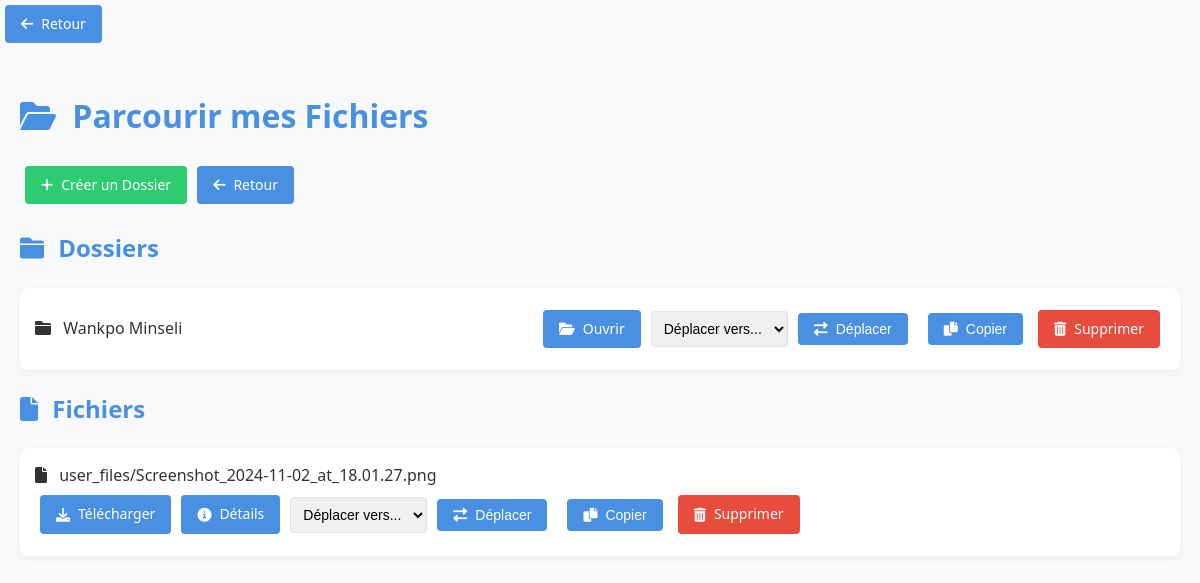
Screenshot of /browse/19/ (signed in) with the database file from the repository.
### drive/models.py (models this page shows, shortened)
class Folder(models.Model):
    name = models.CharField(max_length=255)
    user = models.ForeignKey(User, on_delete=models.CASCADE)
    parent_folder = models.ForeignKey('self', null=True, blank=True, related_name='subfolders', on_delete=models.CASCADE)

class File(models.Model):
    file = models.FileField(upload_to='user_files/')
    user = models.ForeignKey(User, on_delete=models.CASCADE)
    folder = models.ForeignKey(Folder, null=True, blank=True, related_name='files', on_delete=models.CASCADE)
    uploaded_at = models.DateTimeField(auto_now_add=True)
    file_size = models.PositiveIntegerField(null=True, blank=True)  # Permettre null temporairement
    file_type = models.CharField(max_length=50, null=True, blank=True)  # Permettre null temporairement

### drive/views.py (the view)
# urls.py: path('browse/', browse_files, name='browse_files'),
@login_required
def browse_files(request, folder_id=None):
    if folder_id:
        current_folder = get_object_or_404(Folder, id=folder_id, user=request.user)
    else:
        current_folder = None
    folders = Folder.objects.filter(parent_folder=current_folder, user=request.user)
    files = File.objects.filter(folder=current_folder, user=request.user)
    context = {
        'current_folder': current_folder,
        'folders': folders,
        'files': files,
    }
    return render(request, 'drive/browse_files.html', context)

### drive/templates/drive/browse_files.html (shortened to what this page needs)
{% load static %}
<!DOCTYPE html>
<html lang="fr">
<head>
    <link href="https://cdnjs.cloudflare.com/ajax/libs/font-awesome/6.0.0-beta3/css/all.min.css" rel="stylesheet">
    <link rel="stylesheet" href="{% static 'drive/css/browse.css' %}">
</head>
<body>
    <a href="{% url 'dashboard' %}" class="button mb-3">
        <i class="fas fa-arrow-left icon"></i> Retour
    </a>
    <div class="container">
        <h1><i class="fas fa-folder-open icon"></i> Parcourir mes Fichiers</h1>
        <div class="actions">
            <a href="{% url 'create_folder' %}" class="button button-success">
                <i class="fas fa-plus icon"></i> Créer un Dossier
            </a>
            {% if current_folder and current_folder.parent_folder %}
                <a href="{% url 'browse_folder' current_folder.parent_folder.id %}" class="button">
                    <i class="fas fa-arrow-left icon"></i> Retour
                </a>
            {% endif %}
        </div>
        <h2><i class="fas fa-folder icon"></i> Dossiers</h2>
        <ul class="folder-list">
            {% for folder in folders %}
                <li>
                    <span class="item-name">
                        <i class="fas fa-folder icon"></i> {{ folder.name }}
                    </span>
                    <div class="actions">
                        <a href="{% url 'browse_folder' folder.id %}" class="button">
                            <i class="fas fa-folder-open icon"></i> Ouvrir
                        </a>
                        <form action="{% url 'move_folder' folder.id current_folder.id|default:0 %}" method="post" class="inline-form">
                            <select name="target_folder_id" id="target_folder_{{ folder.id }}">
                                <option value="">Déplacer vers...</option>
                            </select>
                            <button type="submit" class="button">
                                <i class="fas fa-exchange-alt icon"></i> Déplacer
                            </button>
                        </form>
                        <form action="{% url 'copy_folder' folder.id current_folder.id|default:0 %}" method="get" class="inline-form">
                            <button type="submit" class="button">
                                <i class="fas fa-copy icon"></i> Copier
                            </button>
                        </form>
                        <a href="{% url 'delete_folder' folder.id %}" onclick="return confirm('Êtes-vous sûr de vouloir supprimer ce dossier ?');" class="button button-danger">
                            <i class="fas fa-trash-alt icon"></i> Supprimer
                        </a>
                    </div>
                </li>
            {% empty %}
                <li>Aucun dossier disponible.</li>
            {% endfor %}
        </ul>
        <h2><i class="fas fa-file icon"></i> Fichiers</h2>
        <ul class="file-list">
            {% for file in files %}
                <li class="file-item" data-file="{{ file.file.url }}">
                    <span class="item-name">
                        <i class="fas fa-file icon"></i> {{ file.file.name }}
                    </span>
                    <div class="actions">
                        <a href="{{ file.file.url }}" download class="button">
                            <i class="fas fa-download icon"></i> Télécharger
                        </a>
                        <a href="{% url 'file_details' file.id %}" class="button">
                            <i class="fas fa-info-circle icon"></i> Détails
                        </a>
                        <form action="{% url 'move_file' file.id current_folder.id|default:0 %}" method="get" class="inline-form">
                            <select name="target_folder_id" id="target_folder_file_{{ file.id }}">
                                <option value="">Déplacer vers...</option>
                            </select>
                            <button type="submit" class="button">
                                <i class="fas fa-exchange-alt icon"></i> Déplacer
                            </button>
                        </form>
                        <form action="{% url 'copy_file' file.id current_folder.id|default:0 %}" method="get" class="inline-form">
                            <button type="submit" class="button">
                                <i class="fas fa-copy icon"></i> Copier
                            </button>
                        </form>
                        <a href="{% url 'delete_file' file.id %}" onclick="return confirm('Êtes-vous sûr de vouloir supprimer ce fichier ?');" class="button button-danger">
                            <i class="fas fa-trash-alt icon"></i> Supprimer
                        </a>
                    </div>
                </li>
            {% empty %}
                <li>Aucun fichier disponible.</li>
            {% endfor %}
        </ul>
    </div>
</body>
</html>

### drive/static/drive/css/browse.css (style rules this page uses)
:root { --primary-color: #4a90e2; --primary-light: #6aa9f4; --secondary-color: #f8f9fa; --text-color: #333333; --text-light: #666666; --danger-color: #e74c3c; --success-color: #2ecc71; --border-color: #e0e0e0; }
body { font-family: 'Segoe UI', Tahoma, Geneva, Verdana, sans-serif; line-height: 1.6; margin: 0; padding: 0; background-color: var(--secondary-color); color: var(--text-color); }
.container { max-width: 1200px; margin: 0 auto; padding: 20px; }
h1, h2 { color: var(--primary-color); margin-bottom: 20px; }
.button { display: inline-flex; align-items: center; padding: 8px 16px; background-color: var(--primary-color); color: white; text-decoration: none; border-radius: 4px; transition: all 0.3s ease; border: none; cursor: pointer; font-size: 14px; margin: 5px; }
.button-danger { background-color: var(--danger-color); }
.button-success { background-color: var(--success-color); }
.folder-list, .file-list { list-style-type: none; padding: 0; }
.folder-list li, .file-list li { background-color: white; margin-bottom: 10px; padding: 15px; border-radius: 8px; box-shadow: 0 2px 10px rgba(0, 0, 0, 0.05); transition: all 0.3s ease; display: flex; align-items: center; flex-wrap: wrap; }
.item-name { flex-grow: 1; margin-right: 10px; font-weight: 500; }
.actions { display: flex; flex-wrap: wrap; align-items: center; }
.inline-form { display: flex; align-items: center; margin: 5px; }
select { padding: 8px; border-radius: 4px; border: 1px solid var(--border-color); font-size: 14px; margin-right: 5px; }
.icon { margin-right: 8px; }

### rows the page displays
Folder: name "Wankpo Minseli"
File: file.name "user_files/Screenshot_2024-11-02_at_18.01.27.png"
